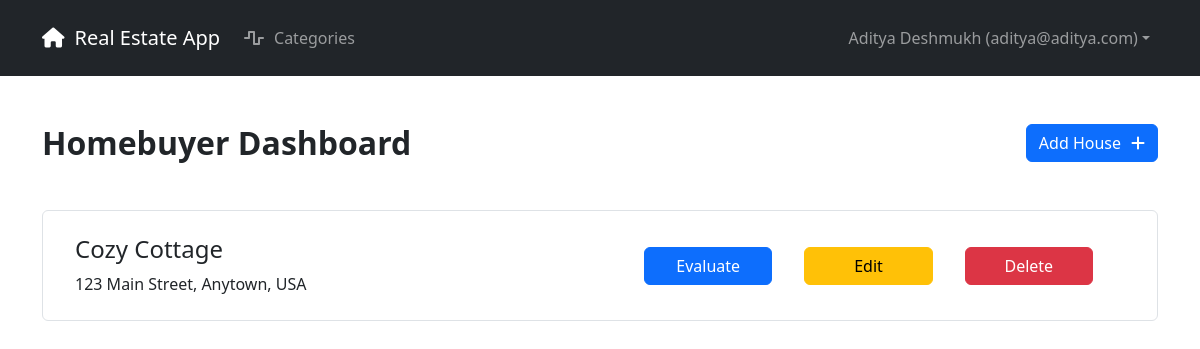
The app's page / (signed in) with its own data.
### realestate/apps/appauth/models.py (models this page shows, shortened)
class User(AbstractUser, PermissionsMixin):
    id = models.UUIDField(primary_key=True, default=uuid.uuid4, editable=False)
    email = models.EmailField(
        unique=True,
        verbose_name="Email Address",
        error_messages={"unique": ("A user with this email already exists.")},
    )
    first_name = models.CharField(max_length=30, verbose_name="First Name")
    last_name = models.CharField(max_length=30, verbose_name="Last Name")
    phone = models.CharField(
        max_length=10,
        verbose_name="Phone Number",
        blank=True,
        validators=[
            RegexValidator(
                regex="^[0-9-()+]{10,20}$",
                message=("Please enter a valid phone number."),
                code="phone_format",
            )
        ],
    )
    is_staff = models.BooleanField(
        default=False,
        help_text=("Designates whether the user can log into this admin site."),
        verbose_name="Staff Status",
    )
    is_active = models.BooleanField(
        default=True,
        help_text=(
            "Designates whether this user should be treated as active. Unselect this instead of deleting accounts."
        ),
        verbose_name="Active",
    )
    objects = UserManager()
    EMAIL_FIELD = "email"
    USERNAME_FIELD = "email"
    REQUIRED_FIELDS = ["first_name", "last_name"]
    _ALL_TYPES_ALLOWED = set(["Homebuyer", "Realtor"])
    _HOMEBUYER_ONLY = set(["Homebuyer"])
    _REALTOR_ONLY = set(["Realtor"])
    class Meta:
        verbose_name = "User"
        verbose_name_plural = "Users"
    def get_full_name(self):
        return f"{self.first_name} {self.last_name}".strip()
    @property
    def role_object(self):
        has_homebuyer = hasattr(self, "homebuyer")
        has_realtor = hasattr(self, "realtor")
        if has_homebuyer:
            if has_realtor:
                raise IntegrityError(
                    f"User {str(self)} is registered as both a Homebuyer and a Realtor, which is not valid."
                )
            return self.homebuyer
        elif has_realtor:
            return self.realtor
        return None

### realestate/apps/core/models.py (models this page shows, shortened)
class BaseModel(models.Model):
    id = models.UUIDField(primary_key=True, default=uuid.uuid4, editable=False)
    class Meta:
        abstract = True

class ValidateCategoryCoupleMixin(object):
    def _validate_categories_and_couples(self):
        if not self.pk:
            return
        category_couple_ids = set(self.categories.values_list("couple", flat=True))
        if category_couple_ids:
            if (
                len(category_couple_ids) > 1
                or self.couple_id not in category_couple_ids
            ):
                raise ValidationError("Invalid categories for this couple.")
        return

class House(BaseModel, ValidateCategoryCoupleMixin):
    _NICKNAME_MIN_LENGTH = 1
    nickname = models.CharField(max_length=128, verbose_name="Nickname")
    address = models.TextField(blank=True, verbose_name="Address")
    couple = models.ForeignKey(
        "core.Couple", verbose_name="Couple", on_delete=models.CASCADE
    )
    categories = models.ManyToManyField(
        "core.Category", through="core.Grade", verbose_name="Categories"
    )
    def __str__(self):
        return self.nickname
    def evaluation_url(self):
        return reverse("eval", kwargs={"house_id": self.id})
    class Meta:
        ordering = ["nickname"]
        unique_together = (("nickname", "couple"),)
        verbose_name = "House"
        verbose_name_plural = "Houses"

### realestate/apps/core/views.py (the view)
# urls.py: path("", CoreViews.HomeView.as_view(), name="home"),
class HomeView(BaseView):
    def get(self, request, *args, **kwargs):
        if Realtor.objects.filter(user=request.user).exists():
            return render(request, "core/realtorHome.html")
        couple = Couple.objects.filter(homebuyer__user=request.user).first()
        house = House.objects.filter(couple=couple)
        return render(
            request, "core/homebuyerHome.html", {"couple": couple, "house": house}
        )

### realestate/apps/core/models.py (called while the page is built)
    @property
    def role_type(self):
        return "Homebuyer"

### realestate/apps/core/views.py (called while the page is built)
    def _permission_check(self, request, role, *args, **kwargs):
        return True

    @method_decorator(login_required)
    def dispatch(self, request, *args, **kwargs):
        role = request.user.role_object
        if role.role_type in self._USER_TYPES_ALLOWED:
            if self._permission_check(request, role, *args, **kwargs):
                return super(BaseView, self).dispatch(request, *args, **kwargs)
        raise PermissionDenied

### realestate/templates/core/homebuyerHome.html (shortened to what this page needs)
{% extends "base.html" %}
{% load django_bootstrap5 %}
{% block body %}
    <div class="mt-5">
        <h2 class="d-flex align-items-center justify-content-between">
            <strong>Homebuyer Dashboard</strong>
            <a href="{% url 'house-add' %}" role="button" class="btn btn-primary">Add House<i class="fa-solid fa-plus" style="padding-left: 10px"></i></a>
        </h2>
        <ul class="list-group mt-5">
            {% for home in house %}
                <li class="list-group-item">
                    <div class="row d-flex align-items-center my-3 mx-1">
                        <div class="col-sm-6">
                            <h4>{{ home }}</h4>
                            <p class="m-0">{{ home.address }}</p>
                        </div>
                        <div class="col-sm-6">
                            <p class="m-0 d-flex align-items-center justify-content-evenly">
                                <a href="{{ home.evaluation_url }}"
                                   role="button"
                                   class="btn btn-primary w-25">Evaluate</a>
                                <a href="{% url 'house-edit' home.id %}"
                                   role="button"
                                   class="btn btn-warning w-25">Edit</a>
                                <a href="{% url 'house-delete' home.id %}"
                                   role="button"
                                   class="btn btn-danger w-25">Delete</a>
                            </p>
                        </div>
                    </div>
                </li>
            {% endfor %}
        </ul>
    </div>
{% endblock body %}

### realestate/templates/base.html (shortened to what this page needs)
{% load django_bootstrap5 %}
{% load static %}
<!DOCTYPE html>
<html>
    <head>
        {% bootstrap_css %}
    </head>
    <body>
        <nav class="navbar navbar-expand-lg navbar-dark bg-dark">
            <div class="container container-fluid">
                <div class="navbar-header d-flex align-items-center" style="height:60px">
                    <a class="navbar-brand" href="{% url 'home' %}">
                        <i class="fa-solid fa-house" style="margin-right:10px"></i>Real Estate App
                    </a>
                </div>
                <div class="collapse navbar-collapse" id="navbarSupportedContent">
                    <ul class="navbar-nav me-auto mb-2 mb-lg-0">
                        {% if user.is_authenticated %}
                            <li class="nav-item">
                                <a href="{% url 'categories' %}" class="nav-link">
                                    <i class="fa-solid fa-wave-square" style="margin-right:10px"></i>Categories
                                </a>
                            </li>
                        {% endif %}
                    </ul>
                    <ul class="nav navbar-nav navbar-right">
                        {% if user.is_authenticated %}
                            <li class="nav-item dropdown">
                                <a class="nav-link dropdown-toggle"
                                   href="#"
                                   id="navbarDarkDropdownMenuLink"
                                   role="button"
                                   data-bs-toggle="dropdown"
                                   aria-expanded="false">{{ user.get_full_name|default:"User" }} ({{ user.email }})</a>
                            </li>
                        {% else %}
                            <li>
                                <a href="{% url 'login' %}" class="nav-link">
                                    <i class="fa-solid fa-right-to-bracket" style="margin-right:10px"></i>Login
                                </a>
                            </li>
                        {% endif %}
                    </ul>
                </div>
            </div>
        </nav>
        <div class="container">
            {% block body %}
            {% endblock body %}
        </div>
    </body>
</html>

### records on screen
User: get_full_name "Aditya Deshmukh", email "aditya@aditya.com"
House: nickname "Cozy Cottage", address "123 Main Street, Anytown, USA"
